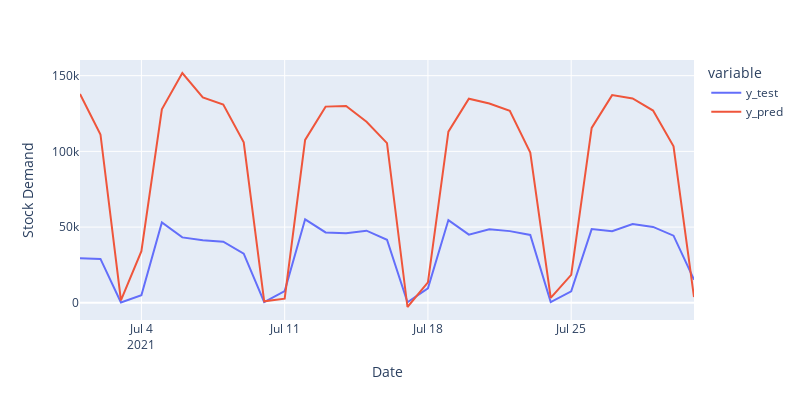

Notebook source saved alongside this figure:
### Code cell
fig = px.line(df_pred_test, labels={"value": "Stock Demand"},
             height=400,width=800)
fig.show()

### Figure 1 — Plotly figure (JSON) as saved in the notebook; plotly's stock layout.template omitted (floating-point values rounded to 4 significant figures)
{"data": [{"hovertemplate": "variable=y_test<br>Date=%{x}<br>Stock Demand=%{y}<extra></extra>", "legendgroup": "y_test", "line": {"color": "#636efa", "dash": "solid"}, "marker": {"symbol": "circle"}, "mode": "lines", "name": "y_test", "orientation": "v", "showlegend": true, "type": "scatter", "x": ["2021-07-01T00:00:00", "2021-07-02T00:00:00", "2021-07-03T00:00:00", "2021-07-04T00:00:00", "2021-07-05T00:00:00", "2021-07-06T00:00:00", "2021-07-07T00:00:00", "2021-07-08T00:00:00", "2021-07-09T00:00:00", "2021-07-10T00:00:00", "2021-07-11T00:00:00", "2021-07-12T00:00:00", "2021-07-13T00:00:00", "2021-07-14T00:00:00", "2021-07-15T00:00:00", "2021-07-16T00:00:00", "2021-07-17T00:00:00", "2021-07-18T00:00:00", "2021-07-19T00:00:00", "2021-07-20T00:00:00", "2021-07-21T00:00:00", "2021-07-22T00:00:00", "2021-07-23T00:00:00", "2021-07-24T00:00:00", "2021-07-25T00:00:00", "2021-07-26T00:00:00", "2021-07-27T00:00:00", "2021-07-28T00:00:00", "2021-07-29T00:00:00", "2021-07-30T00:00:00", "2021-07-31T00:00:00"], "xaxis": "x", "y": [29413, 28977, 240, 4971, 53008, 43194, 41378, 40375, 32421, 437, 7726, 55129, 46467, 45970, 47630, 41645, 350, 9513, 54619, 45013, 48487, 47326, 44794, 492, 7521, 48679, 47213, 51983, 50101, 44319, 15247], "yaxis": "y"}, {"hovertemplate": "variable=y_pred<br>Date=%{x}<br>Stock Demand=%{y}<extra></extra>", "legendgroup": "y_pred", "line": {"color": "#EF553B", "dash": "solid"}, "marker": {"symbol": "circle"}, "mode": "lines", "name": "y_pred", "orientation": "v", "showlegend": true, "type": "scatter", "x": ["2021-07-01T00:00:00", "2021-07-02T00:00:00", "2021-07-03T00:00:00", "2021-07-04T00:00:00", "2021-07-05T00:00:00", "2021-07-06T00:00:00", "2021-07-07T00:00:00", "2021-07-08T00:00:00", "2021-07-09T00:00:00", "2021-07-10T00:00:00", "2021-07-11T00:00:00", "2021-07-12T00:00:00", "2021-07-13T00:00:00", "2021-07-14T00:00:00", "2021-07-15T00:00:00", "2021-07-16T00:00:00", "2021-07-17T00:00:00", "2021-07-18T00:00:00", "2021-07-19T00:00:00", "2021-07-20T00:00:00", "2021-07-21T00:00:00", "2021-07-22T00:00:00", "2021-07-23T00:00:00", "2021-07-24T00:00:00", "2021-07-25T00:00:00", "2021-07-26T00:00:00", "2021-07-27T00:00:00", "2021-07-28T00:00:00", "2021-07-29T00:00:00", "2021-07-30T00:00:00", "2021-07-31T00:00:00"], "xaxis": "x", "y": [137900.0, 111200.0, 1562.0, 34060.0, 127800.0, 151800.0, 135700.0, 130900.0, 106000.0, 985.6, 2702.0, 107600.0, 129600.0, 129900.0, 119600.0, 105500.0, -2784.0, 13430.0, 113000.0, 134800.0, 131600.0, 126700.0, 99230.0, 3270.0, 18480.0, 115500.0, 137200.0, 134900.0, 127000.0, 103300.0, 3760.0], "yaxis": "y"}], "layout": {"height": 400, "legend": {"title": {"text": "variable"}, "tracegroupgap": 0}, "margin": {"t": 60}, "width": 800, "xaxis": {"anchor": "y", "autorange": true, "domain": [0, 1], "range": ["2021-07-01", "2021-07-31"], "title": {"text": "Date"}, "type": "date"}, "yaxis": {"anchor": "x", "autorange": true, "domain": [0, 1], "range": [-11370.0, 160300.0], "title": {"text": "Stock Demand"}, "type": "linear"}}}
